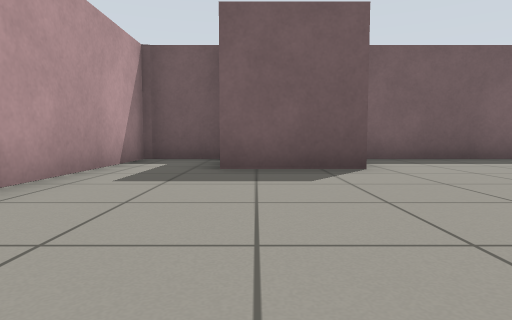
view 1 (above)

16 first-person views from a walk through a Gazebo world. The camera is 0.5 m above the floor, tilts 4° down and sees 75° across. The floor is counted in squares, 1 m on a side. Each view is taken from the middle of a square. On the plan, view 1 faces up. The plan holds only what a view shows up to about 9 squares ahead; the rest is blank.

view 2
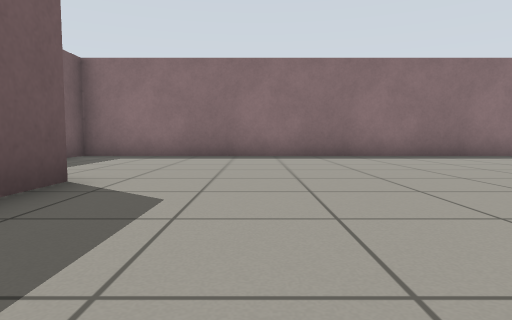

view 3
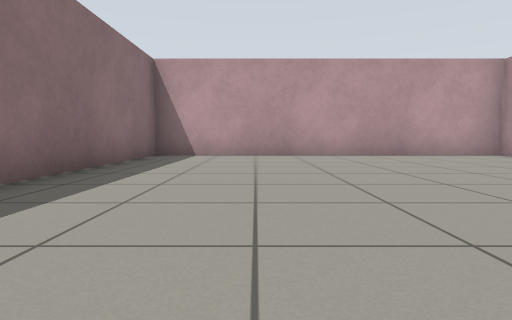

view 4
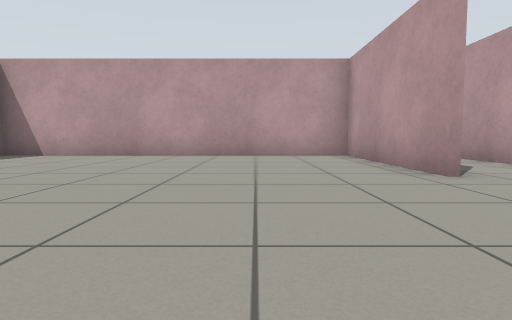

view 5
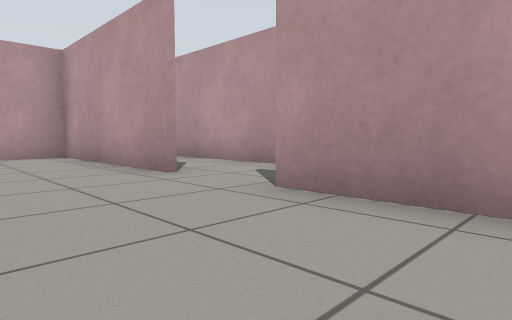

view 6
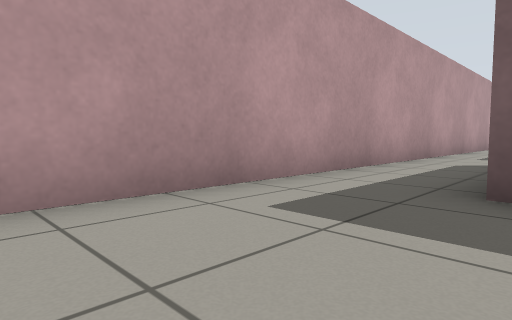

view 7
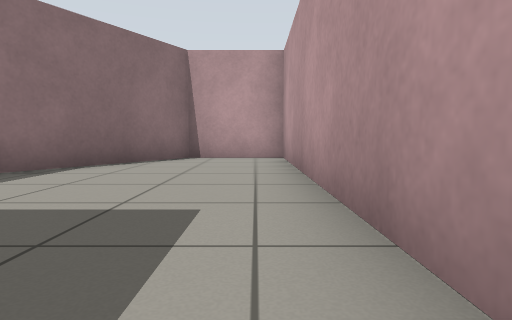

view 8
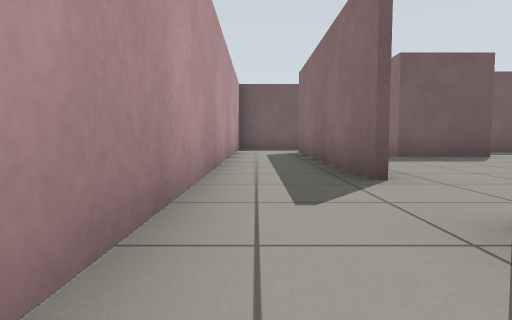

view 9
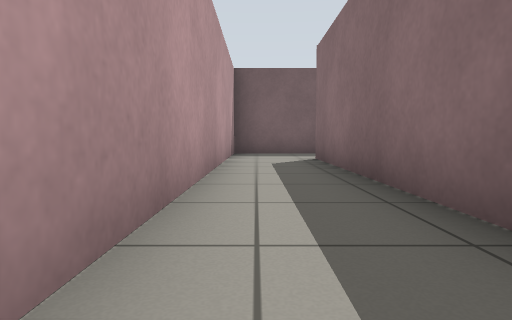

view 10
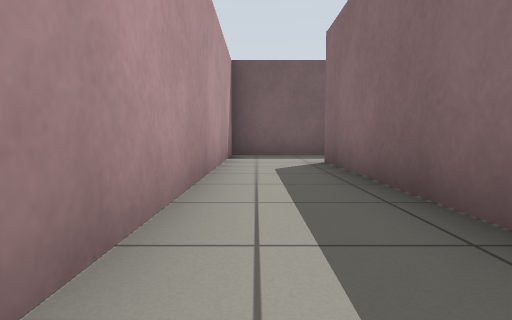

view 11
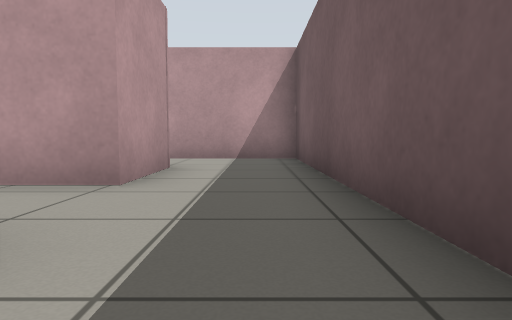

view 12
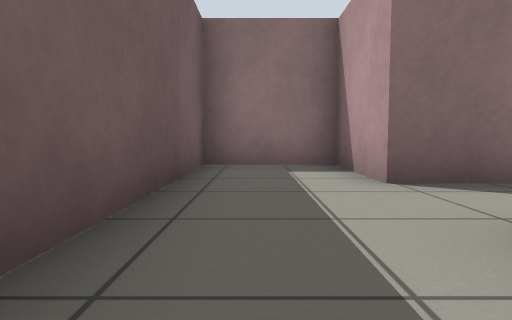

view 13
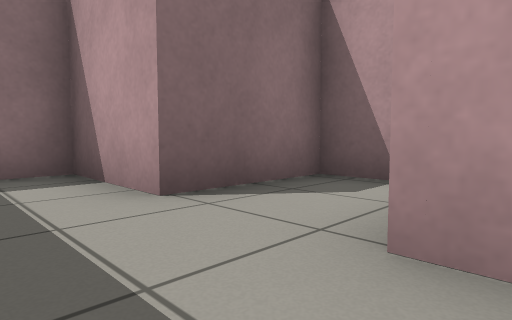

view 14
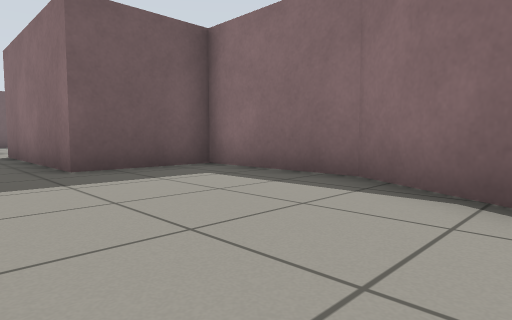

view 15
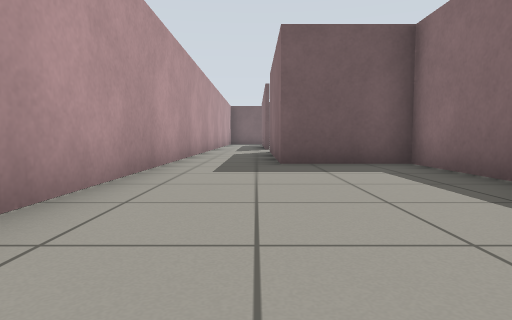

view 16
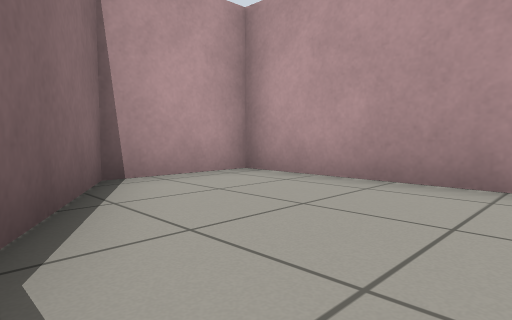

### Floor plan
Points are (right, up) in squares from view 1. A wall is a line through its corners. A room is listed if a view was taken in it or the views show most of it. See-through windows are left out.
Room 1 (views 1, 2, 3, 4, 5)
walls: (-2.5, -1.1) (-2.5, -5.7) (6.6, -5.7) (6.6, 7.5) (2.4, 7.5); (1.7, 5.1) (-0.5, 5.1) (-0.5, 5.8); (-0.8, 7.5) (-2.5, 7.5) (-2.5, 0.8)
ways out: opening at (-3, 0) to room 2
Room 2 (views 6, 7, 8, 9, 10, 14, 15, 16)
walls: (-2.6, 0.8) (-2.6, 7.6); (-4.6, 7.4) (-4.6, -12.9) (-2.4, -12.9) (-0.1, -9) (-0.1, -5.9) (-2.6, -5.9) (-2.6, -1.1)
ways out: opening at (-3, 0) to room 1; opening at (-4, 7) to room 3
Room 3 (views 11, 12, 13)
walls: (-2.6, 7.6) (-0.4, 7.6) (-0.4, 6.4); (0.5, 5.2) (1.5, 5.2) (1.5, 7.6) (3.8, 7.6) (3.8, 9.9) (-4.6, 9.9) (-4.6, 7.4)
ways out: opening at (-4, 7) to room 2

Where each view was taken, in squares from view 1:
view 1: 0 up, 0 right, facing up
view 2: 3 up, 2 left, facing right
view 3: 3 up, 4 right, facing down
view 4: 3 up, 0 right, facing down
view 5: 3 up, 0 right, facing down-left
view 6: 9 down, 2 left, facing up-left
view 7: 5 down, 4 left, facing down
view 8: 3 down, 4 left, facing up
view 9: 0 up, 4 left, facing up
view 10: 1 up, 4 left, facing up
view 11: 9 up, 3 right, facing left
view 12: 9 up, 2 left, facing right
view 13: 9 up, 1 left, facing down-right
view 14: 11 down, 4 left, facing up-right
view 15: 12 down, 3 left, facing up
view 16: 9 down, 1 left, facing down-left
